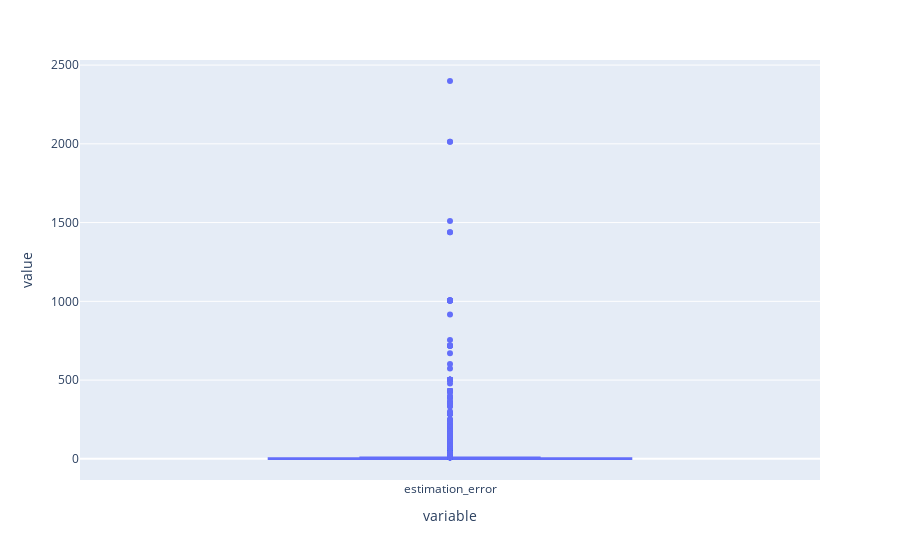

The notebook cell saved with this chart:
### Code cell
# checking for an outlier
px.box(r1_df_clean_mod['estimation_error'])

### Figure 1 — Plotly figure (JSON) as saved in the notebook; plotly's stock layout.template omitted (floating-point values rounded to 4 significant figures; data arrays with more than 128 entries replaced by an {"elided": "..."} marker saying what was removed)
{"data": [{"alignmentgroup": "True", "hovertemplate": "variable=%{x}<br>value=%{y}<extra></extra>", "legendgroup": "", "marker": {"color": "#636efa"}, "name": "", "notched": false, "offsetgroup": "", "orientation": "v", "showlegend": false, "type": "box", "x": {"elided": "2478 str values"}, "x0": " ", "xaxis": "x", "y": {"elided": "2478 float values"}, "y0": " ", "yaxis": "y"}], "layout": {"boxmode": "group", "legend": {"tracegroupgap": 0}, "margin": {"t": 60}, "xaxis": {"anchor": "y", "domain": [0, 1], "title": {"text": "variable"}}, "yaxis": {"anchor": "x", "domain": [0, 1], "title": {"text": "value"}}}}
